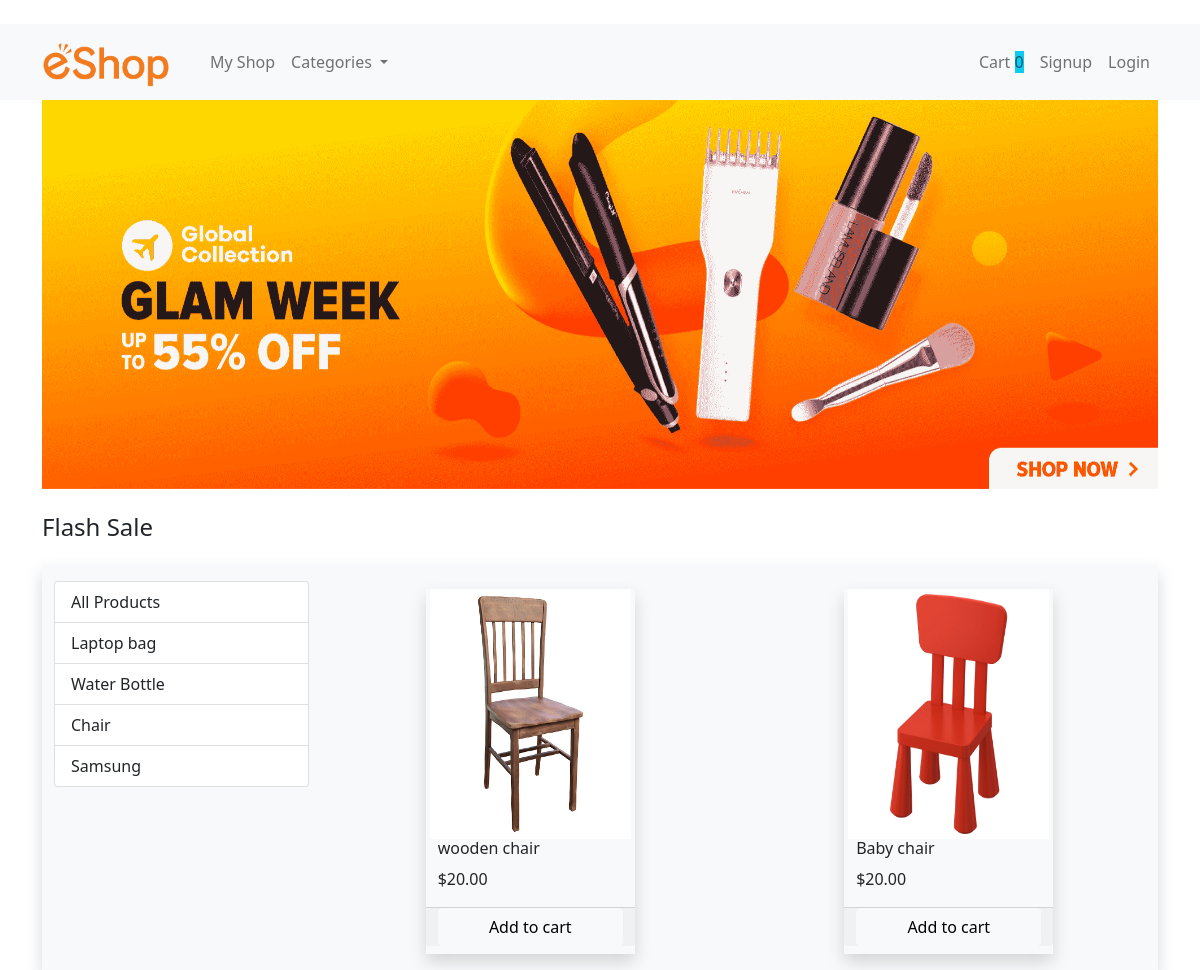
Screenshot of /?category=3 with the database file from the repository.
### store/models.py (models this page shows, shortened)
class Category(models.Model):
    name = models.CharField(max_length=50)
    description = models.CharField(max_length=100)
    image = models.ImageField(upload_to='uploads/category/')
    @staticmethod
    def get_all_categories():
        return Category.objects.all()

class Product(models.Model):
    title = models.CharField(max_length=50)
    description = models.CharField(max_length=100)
    category = models.ForeignKey(Category, related_name='category', on_delete=CASCADE,default=1)
    stock = models.PositiveIntegerField(default=0)
    price = models.DecimalField(default=0.0,max_digits=6,decimal_places=2)
    discount = models.PositiveIntegerField(default=0)
    image = models.ImageField(upload_to='uploads/product/')
    @staticmethod
    def get_products_by_id(category_id):
        if category_id:
            return Product.objects.filter(category=category_id)
        else:
            return Product.get_products()

### store/views.py (the view, shortened to what this page needs)
# urls.py: path('', views.Index.as_view(), name="homepage"),
class Index(View):
    def get(self, request):
        products = None
        categories = Category.get_all_categories()
        categoryid = request.GET.get('category')
        if categoryid:
            products = Product.get_products_by_id(categoryid)
        else:
            products = Product.get_products()
        data = {}
        data['products'] = products
        data['categories'] = categories
        return render(request, 'index.html', data)

### store/templatetags/custom_filter.py (called while the page is built)
@register.filter(name='currency')
def currency(number):
    return "$"+ str(number)

### store/templates/index.html (shortened to what this page needs)
{% extends 'base.html' %}
{% load static %}
{% block content %}
{% load cart %}
{% load custom_filter %}
{% include 'navbar.html' %}
<div class="container">
  <div id="carouselExampleFade" class="carousel slide carousel-fade" interval="100" data-bs-ride="carousel">
    <div class="carousel-inner">
      <div class="carousel-item active">
        <img src="{% static 'images/cs3.png' %}" class="d-block w-100" alt="...">
      </div>
    </div>
  </div>
  <h4 class="my-4">Flash Sale</h4>
  <div class="container bg-light  shadow py-3">
    <div class="row">
      <div class="col-lg-3 mx-auto">
        <div class="list-group">
          <a href="/" class="list-group-item list-group-item-action ">All Products</a>
          {% for category in categories %}
          <a href="/?category={{category.id}}" class="list-group-item list-group-item-action ">{{category.name}}</a>
          {% endfor %}
        </div>
      </div>
      <div id='Products' class="container col-lg-9 mx-auto" >
        <div class="row">
          {% for prd in products %}
          <div class="col-sm-3 m-auto p-0 shadow mt-2 px-1 pb-2 card-pr" id={{prd.id}}>
            <img src="{{prd.image.url}}" height="250px" width="100%" alt="...">
            <div class="px-2">
              <h6 class="card-title">{{prd.title}}</h6>
              <p class="card-text">{{prd.price|currency}}</p>
              <div class="card-footer p-0 row no-gutter">
                {% if prd|is_in_cart:request.session.cart %}
                <div class="row mx-auto">
                  <form action="/#{{prd.id}}" method="post" class="col-3 ">
                    {% csrf_token %}
                    <input hidden type="text" name="product" value="{{prd.id}}">
                    <input hidden type="text" name="minuscart" value="True">
                    <input type="submit" value="-" class="btn btn-block btn-secondary" >
                  </form>
                  <p class="text-center col my-auto">{{prd|cart_quantity:request.session.cart}} in cart</p>
                  <form action="/#{{prd.id}}" method="post" class="col-3 ">
                    {% csrf_token %}
                    <input hidden type="text" name="product" value="{{prd.id}}">
                    <input type="submit" value="+" class="btn btn-block btn-secondary" >
                  </form>
                </div>
                {% else %}
                <form action="/#{{prd.id}}" method="POST" class="btn-block">
                  <input type="submit" class="w-100 btn btn-light btn-secondary" value="Add to cart">
                </form>
                {% endif %}
              </div>
            </div>
          </div>
          {% endfor %}
        </div>
      </div>
    </div>
  </div>
</div>
{% endblock content %}

### store/templates/base.html (style rules this page uses)
body { background-color: white; }

### rows the page displays
Category: name "Laptop bag"
Category: name "Water Bottle"
Category: name "Chair"
Category: name "Samsung"
Product: image (picture), title "wooden chair", price "$20.00"
Product: image (picture), title "Baby chair", price "$20.00"

### other values shown
{{ request.session.cart.keys|length }} "0"
